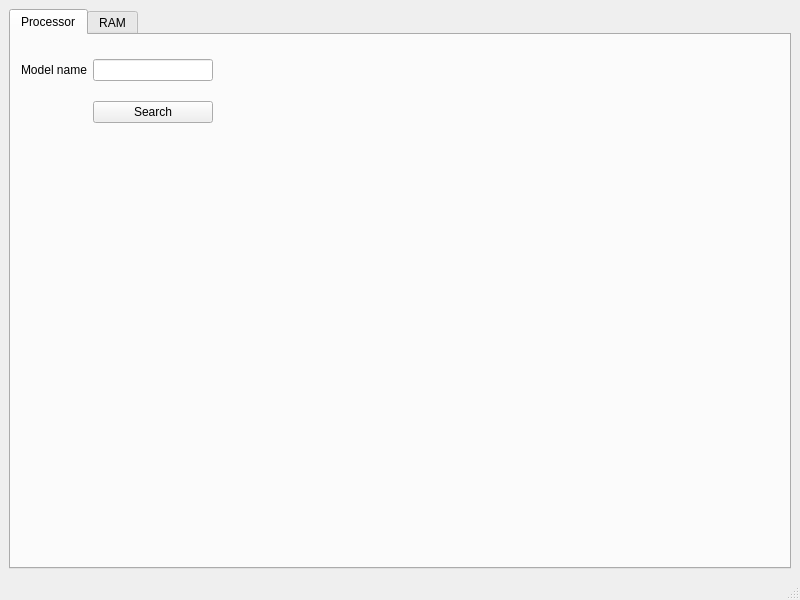
<?xml version="1.0" encoding="UTF-8"?>
<ui version="4.0">
 <class>Parser</class>
 <widget class="QMainWindow" name="Parser">
  <property name="geometry">
   <rect>
    <x>0</x>
    <y>0</y>
    <width>800</width>
    <height>600</height>
   </rect>
  </property>
  <property name="windowTitle">
   <string>Parser</string>
  </property>
  <widget class="QWidget" name="centralwidget">
   <layout class="QFormLayout" name="formLayout">
    <item row="0" column="0" colspan="2">
     <widget class="QTabWidget" name="tabWidget">
      <property name="currentIndex">
       <number>0</number>
      </property>
      <widget class="QWidget" name="Processor">
       <attribute name="title">
        <string>Processor</string>
       </attribute>
       <widget class="QWidget" name="">
        <property name="geometry">
         <rect>
          <x>10</x>
          <y>10</y>
          <width>192</width>
          <height>94</height>
         </rect>
        </property>
        <layout class="QGridLayout" name="gridLayout">
         <item row="1" column="1">
          <widget class="QPushButton" name="b_Search">
           <property name="text">
            <string>Search</string>
           </property>
          </widget>
         </item>
         <item row="0" column="1">
          <widget class="QLineEdit" name="l_Proc"/>
         </item>
         <item row="0" column="0">
          <widget class="QLabel" name="label">
           <property name="text">
            <string>Model name</string>
           </property>
          </widget>
         </item>
        </layout>
       </widget>
      </widget>
      <widget class="QWidget" name="RAM">
       <attribute name="title">
        <string>RAM</string>
       </attribute>
      </widget>
     </widget>
    </item>
   </layout>
  </widget>
  <widget class="QMenuBar" name="menubar">
   <property name="geometry">
    <rect>
     <x>0</x>
     <y>0</y>
     <width>800</width>
     <height>22</height>
    </rect>
   </property>
  </widget>
  <widget class="QStatusBar" name="statusbar"/>
 </widget>
 <resources/>
 <connections/>
</ui>
